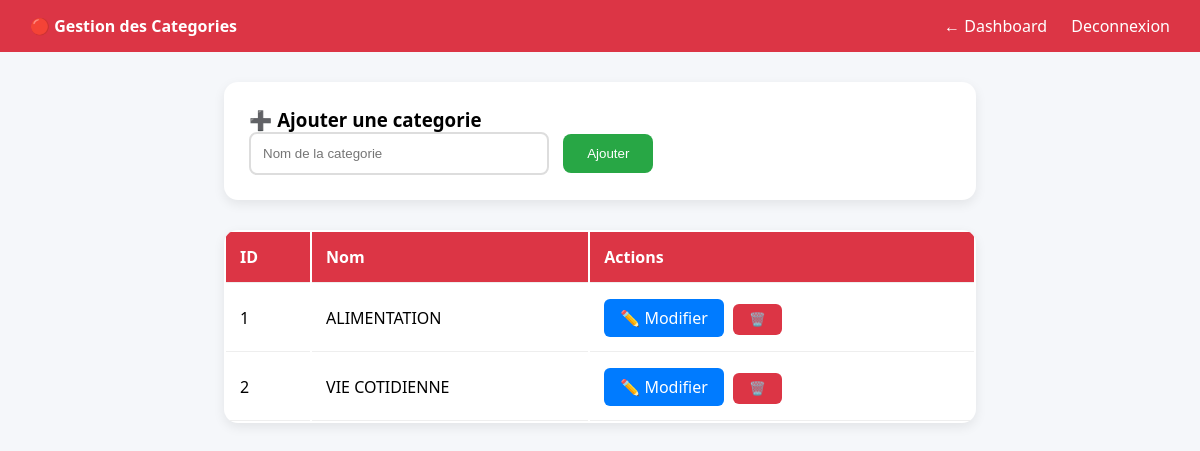
The page /admin-categories/ (signed in) on the database its author committed.
### budget/models.py (models this page shows, shortened)
class Categorie(models.Model):
    nom = models.CharField(max_length=100)
    class Meta:
        db_table = 'categorie'
        verbose_name_plural = 'Categories'

### budget/views.py (the view, shortened to what this page needs)
# urls.py: path('admin-categories/', views.admin_categories, name='admin_categories'),
def admin_categories(request):
    if not request.session.get('is_admin'):
        return redirect('accueil')
    categories = Categorie.objects.all()
    return render(request, 'admin_categories.html', {'categories': categories})

### budget/templates/admin_categories.html (shortened to what this page needs)
<!DOCTYPE html>
<html lang="fr">
<head>
</head>
<body>
    <div class="navbar">
        <strong>🔴 Gestion des Categories</strong>
        <div>
            <a href="{% url 'admin_dashboard' %}">← Dashboard</a>
            <a href="{% url 'deconnexion' %}">Deconnexion</a>
        </div>
    </div>
    <div class="container">
        <div class="add-form">
            <h3>➕ Ajouter une categorie</h3>
            <form method="post">
                <input type="text" name="nom" placeholder="Nom de la categorie" required>
                <button type="submit" class="btn-add">Ajouter</button>
            </form>
        </div>
        <table>
            <thead>
                <tr>
                    <th>ID</th>
                    <th>Nom</th>
                    <th>Actions</th>
                </tr>
            </thead>
            <tbody>
                {% for c in categories %}
                <tr>
                    <td>{{ c.id }}</td>
                    <td>{{ c.nom }}</td>
                    <td>
                        <a href="{% url 'admin_modifier_categorie' c.id %}" class="btn btn-edit">✏️ Modifier</a>
                        <form method="post" style="display: inline;">
                            <button type="submit" class="btn btn-delete" onclick="return confirm('Supprimer ?')">🗑️</button>
                        </form>
                    </td>
                </tr>
                {% endfor %}
            </tbody>
        </table>
    </div>
</body>
</html>

### budget/templates/admin_categories.html (style rules this page uses)
* { margin: 0; padding: 0; box-sizing: border-box; }
body { font-family: 'Segoe UI', sans-serif; background: #f5f7fa; }
.navbar { background: #dc3545; color: white; padding: 15px 30px; display: flex; justify-content: space-between; }
.navbar a { color: white; text-decoration: none; margin-left: 20px; }
.container { max-width: 800px; margin: 30px auto; padding: 0 24px; }
.add-form { background: white; padding: 25px; border-radius: 14px; margin-bottom: 30px; box-shadow: 0 4px 12px rgba(0,0,0,0.08); }
.add-form input { padding: 12px; border: 2px solid #ddd; border-radius: 8px; width: 300px; margin-right: 10px; }
.btn-add { padding: 12px 24px; background: #28a745; color: white; border: none; border-radius: 8px; cursor: pointer; }
table { width: 100%; background: white; border-radius: 14px; overflow: hidden; box-shadow: 0 4px 12px rgba(0,0,0,0.08); }
th, td { padding: 14px; text-align: left; border-bottom: 1px solid #eee; }
th { background: #dc3545; color: white; }
.btn { padding: 8px 16px; border: none; border-radius: 6px; cursor: pointer; color: white; text-decoration: none; display: inline-block; margin-right: 5px; }
.btn-edit { background: #007bff; }
.btn-delete { background: #dc3545; }

### rows shown on the page
Categorie: id "1", nom "ALIMENTATION"
Categorie: id "2", nom "VIE COTIDIENNE"
